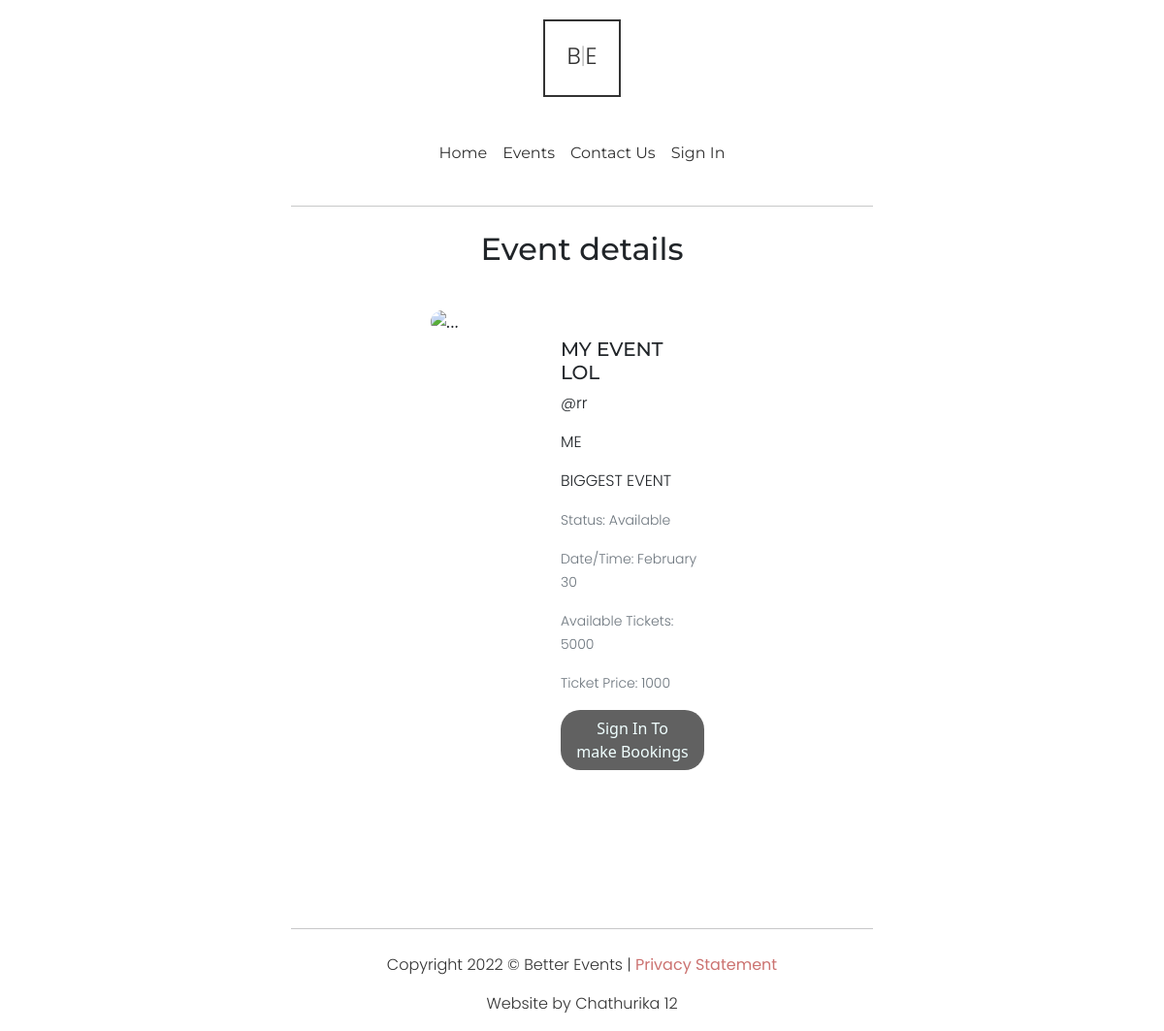
The app's page /events/2, older data.
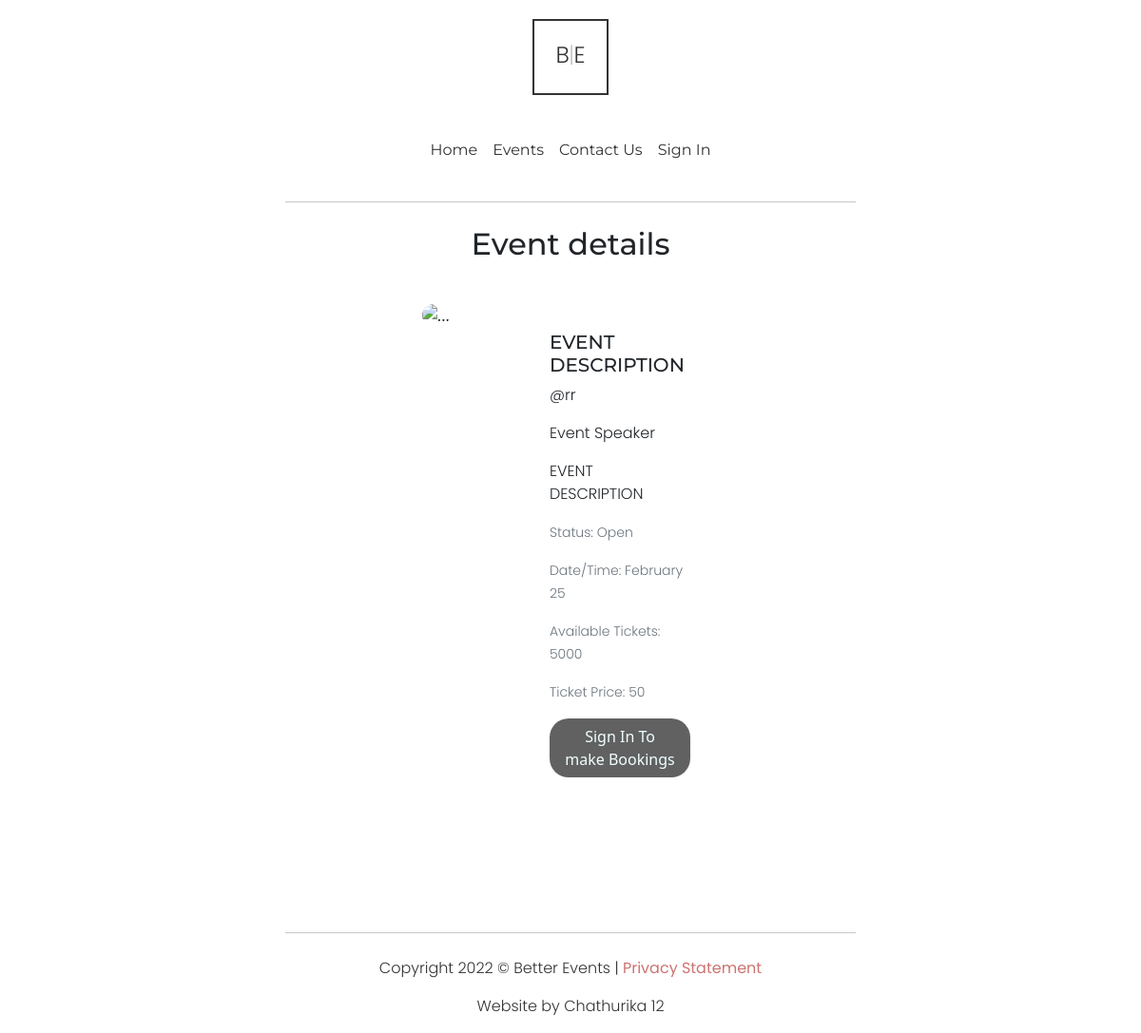
The same page, newer data.
### website/models.py (models this page shows, shortened)
class Event(db.Model):
    __tablename__='events'
    id = db.Column(db.Integer, primary_key=True)
    status = db.Column(db.String(20), nullable=False, default='Unpublished')
    datetime = db.Column(db.String(30), index=True)
    speaker = db.Column(db.String(40), index=True)
    ownerid = db.Column(db.Integer)
    tickets = db.Column(db.Integer)
    price = db.Column(db.Integer)
    title = db.Column(db.String(40), index=True)
    description = db.Column(db.String(550), index=True)
    category = db.Column(db.String(40), index=True)
    imgurl = db.Column(db.String(200), index=True)

### website/views.py (the view)
@bp.route('/events/<eventid>', methods=['GET', 'POST'])
def eventdetails(eventid):
    event = Event.query.filter_by(id=eventid).first()
    if type(event) == Event:
        owner = User.query.filter_by(id=event.ownerid).first()
        return render_template('eventdetails.html', imgurl=event.imgurl,
                               category=event.category,
                               speaker=event.speaker,
                               title=event.title,
                               description=event.description,
                               status=event.status,
                               datetime=event.datetime,
                               creator=f"@{owner.username}",
                               tickets=event.tickets,
                               ticketprice=event.price,
                               eventid=event.id)
    return render_template('eventdetails.html')

### website/templates/eventdetails.html (shortened to what this page needs)
{% extends "base.html" %}
{% import "bootstrap/wtf.html" as wtf %}
{% block content %}
<hr>
<div>
  <h2 class="spacertxt">Event details</h2>
</div>
<div class="container card card-body EventContainer">
  <div class="card mb-3 smolevent eventhero">
    <div class="row g-0">
      <div class="col-md-12 col-lg-4">
        <img src={{imgurl}} class="img-fluid eventheroimg" alt="...">
      </div>
      <div class="col-md-12 col-lg-8">
        <div class="card-body smolcardbody">
          <h5 class="card-title">{{title}}</h5>
          <p class="card-text">{{creator}}</p>
          <p class="card-text">{{speaker}}</p>
          <p class="card-text">{{description}}</p>
          <p class="card-text"><small class="text-muted">Status: {{status}}</small></p>
          <p class="card-text"><small class="text-muted">Date/Time: {{datetime}}</small></p>
          <p class="card-text"><small class="text-muted">Available Tickets: {{tickets}}</small></p>
          <p class="card-text"><small class="text-muted">Ticket Price: {{ticketprice}}</small></p>
          {% if current_user.is_authenticated %}
          {% if status == "Open" and tickets >= 1 %}
          <a href="" class="btn eventinfobut" data-bs-toggle="modal" data-bs-target="#exampleModal">Book Tickets</a>
          {% else %}
          <p class="card-text"><small class="">Bookings Not Available</small></p>
          {% endif %}
          {% else %}
          <a href="/login" class="btn eventinfobut">Sign In To make Bookings</a>
          {% endif %}
        </div>
      </div>
    </div>
  </div>
</div>
{% endblock %}

### website/templates/base.html (shortened to what this page needs)
<!DOCTYPE html>
<html lang="en">
<head>
    <link href="https://cdn.jsdelivr.net/npm/bootstrap@5.2.0/dist/css/bootstrap.min.css" rel="stylesheet">
    <link href="../static/style.css" rel="stylesheet">
</head>
<body>
    <div class="col-sm-12">
        <a href="/" >
        <div class="sitelogo">
          <p>B<span class="sitelogospan">|</span>E</p>
        </div>
        </a>
      </div>
      <nav class="navbar navbar-expand-sm col-sm-12">
        <div class="container-fluid">
            <div class="collapse navbar-collapse" id="navbarSupportedContent">
            <ul class="nav justify-content-center navbar-nav me-auto mb-2 mb-lg-0 ">
              <li class="nav-item">
                <a class="nav-link" aria-current="page" href="/">Home</a>
              </li>
              <li class="nav-item">
                <a class="nav-link" href="/events">Events</a>
              </li>
              <li class="nav-item">
                <a class="nav-link" href="/contact">Contact Us</a>
              </li>
              {% if current_user.is_authenticated %}
              <li class="nav-item">
                <a class="nav-link" href="/account">Account</a>
              </li>
              <li class="nav-item">
                <a class="nav-link" href="{{ url_for('auth.logout') }}">Sign Out</a>
              </li>
              {% else %}
              <li class="nav-item">
                <a class="nav-link" href="{{ url_for('auth.login') }}">Sign In</a>
              </li>
              {% endif %}
            </ul>
          </div>
        </div>
      </nav>
    {% block content %}
    {% endblock %}
      <hr class="footerhr">
      <div class="footer">
        <p>Copyright 2022 © Better Events | <a class="alink" href="/">Privacy Statement</a></p>
        <p>Website by Chathurika 12</p>
    </div>
</body>
</html>

### website/static/style.css (style rules this page uses)
html { scroll-behavior: smooth; }
h1,h2,h3,h4,h5,h6 { font-family: 'Montserrat', sans-serif; }
p { font-family: 'Poppins', sans-serif; font-weight: 300; }
a { text-decoration: none; }
a.alink { color: #cc7371; font-weight: 400; }
ul { margin: 10px auto; }
a.btn { border-radius: 20px; padding: 7px 15px; background-color: #616161; border: none; color: azure; }
a.nav-link { transition: transform 0.3s; font-family: 'Montserrat', sans-serif; color: #333333; border-bottom: transparent solid 1px; user-select: none; }
hr { width: 50%; margin: 25px auto; }
div.footer { color: #333333; text-align: center; }
hr.footerhr { margin-top: 100px; }
.spacertxt { text-align: center; margin-bottom: 25px; font-family: 'Montserrat', sans-serif; }
.sitelogo { transition: scale 0.3s, background-color 0.5s; color: #333333; font-weight: 400; font-size: 24px; letter-spacing: 20; text-align: center; padding-top: 18px; margin: 20px auto; border: #333333 solid 2px; width: 80px; height: 80px; user-select: none; }
.sitelogospan { font-weight: 100; user-select: none; }
div.collapse { border: transparent; }
.EventContainer { border: transparent; display: flex; justify-content: center; align-items: center; }
.eventheroimg { height: 100%; background-position: center; background-size: cover; background-repeat: no-repeat; border-radius: 20px; }
.eventhero { border-color: transparent; }
.smolevent { border-radius: 20px; }
.smolcardbody { padding: 30px; }
.eventinfobut { color: azure; }

Row changes from the older to the newer data that the page shows:
changed Event: title "MY EVENT LOL" → "EVENT DESCRIPTION"; speaker "ME" → "Event Speaker"; description "BIGGEST EVENT" → "EVENT DESCRIPTION"; status "Available" → "Open"; datetime "February 30" → "February 25"; price "1000" → (not shown)
Text that changed along with them:
{{ ticketprice }}: (not shown) → "50"
